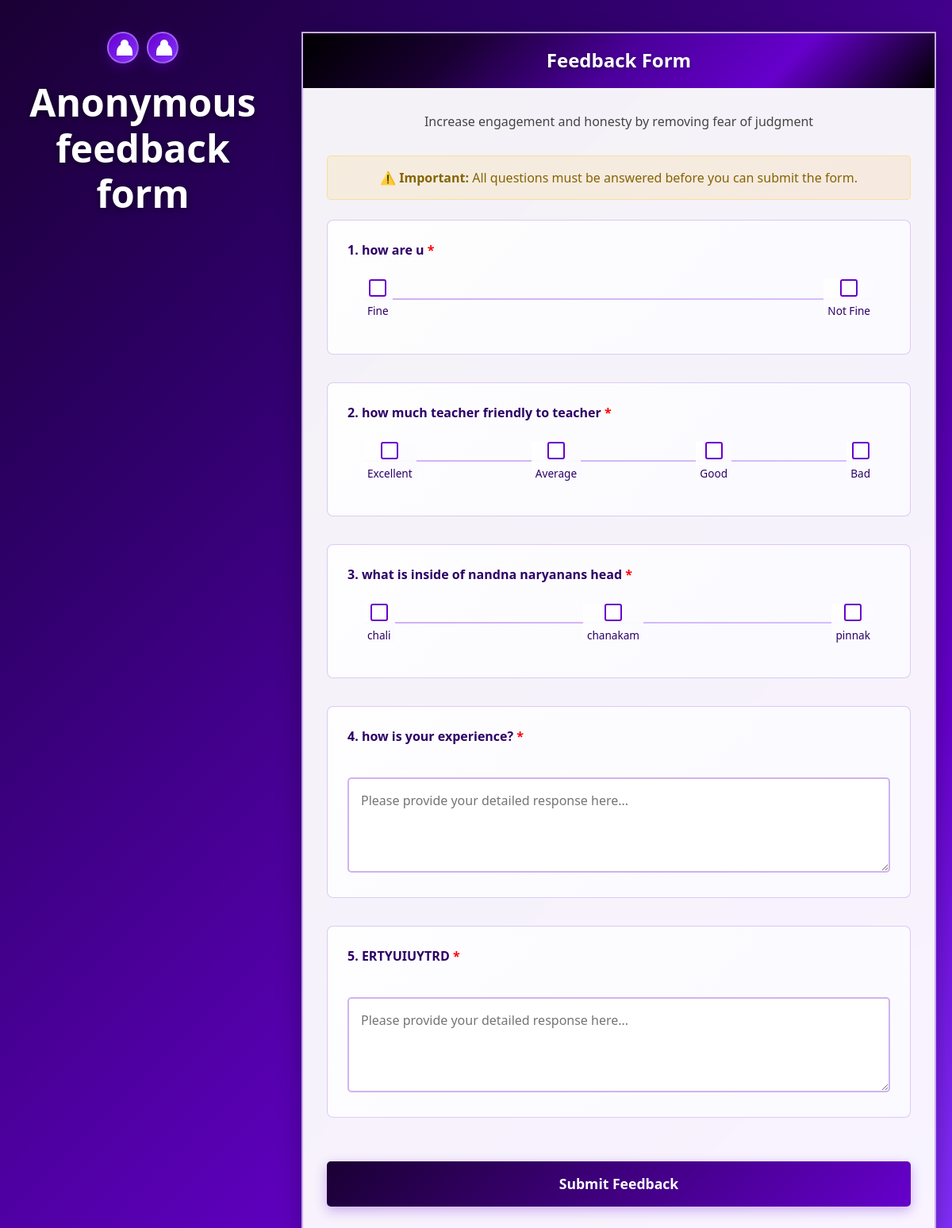
The page /student-feedback/ on the database its author committed.
### feedback_app/models.py (models this page shows, shortened)
class FeedbackQuestion(models.Model):
    q_id = models.AutoField(primary_key=True)
    q_desc = models.TextField()
    q_type = models.CharField(max_length=20)  # e.g., 'MCQ' or 'DESC'
    active = models.BooleanField(default=True)

class FeedbackQOption(models.Model):
    q = models.ForeignKey(FeedbackQuestion, on_delete=models.CASCADE)
    ans_id = models.CharField(max_length=10)  # Custom ID (not necessary for options)
    answer = models.CharField(max_length=200)  # The text of the option (e.g., "Excellent")

### feedback_app/views.py (the view)
# urls.py: path('student-feedback/', views.student_feedback_form, name='student_feedback_form'),
def student_feedback_form(request):
    questions = FeedbackQuestion.objects.filter(active=True).order_by('q_id')
    if 'student_feedback_session' not in request.session:
        request.session['student_feedback_session'] = str(uuid.uuid4())
    mcq_questions = []
    desc_questions = []
    for question in questions:
        if question.q_type == 'MCQ':
            options = FeedbackQOption.objects.filter(q=question).order_by('ans_id')
            mcq_questions.append({
                'question': question,
                'options': options
            })
        elif question.q_type == 'DESC':
            desc_questions.append(question)
    context = {
        'mcq_questions': mcq_questions,
        'desc_questions': desc_questions,
        'session_id': request.session['student_feedback_session'],
        'total_questions': questions.count()
    }
    return render(request, 'feedback_form.html', context)

### feedback_app/context_processors.py (called while the page is built)
def is_admin(request):
    user = request.user
    return {'is_admin': user.is_superuser or user.groups.filter(name='admin').exists()}

def is_hod(request):
    return {'is_hod': request.user.groups.filter(name='hod').exists()}

def is_teacher(request):
    return {'is_teacher': request.user.groups.filter(name='teacher').exists()}

### templates/feedback_form.html (shortened to what this page needs)
<!DOCTYPE html>
<html lang="en">
<head>
    <link href="https://cdn.jsdelivr.net/npm/bootstrap@5.1.3/dist/css/bootstrap.min.css" rel="stylesheet">
</head>
<body>
    <div class="feedback-container">
        <div class="left-section">
            <div class="icon-group">
                <div class="user-icon"></div>
                <div class="user-icon"></div>
            </div>
            <h1 class="left-title">Anonymous feedback form</h1>
        </div>
        <div class="right-section">
            <div class="form-header">
                <h2>Feedback Form</h2>
            </div>
            <div class="form-body">
                <p class="intro-text text-center">
                    Increase engagement and honesty by removing fear of judgment
                </p>
                <div class="required-note">
                    <strong>⚠️ Important:</strong> All questions must be answered before you can submit the form.
                </div>
                <form id="feedbackForm">
                    {% for mcq in mcq_questions %}
                    <div class="question-section" data-question-id="{{ mcq.question.q_id }}" data-question-type="MCQ">
                        <div class="question-title">
                            {{ forloop.counter }}. {{ mcq.question.q_desc }}
                            <span style="color: red;">*</span>
                        </div>
                        <div class="rating-container">
                            {% for option in mcq.options %}
                            <div class="rating-option">
                                <div class="rating-checkbox"
                                     data-question="question_{{ mcq.question.q_id }}"
                                     data-value="{{ option.id }}"></div>
                                <div class="rating-label">{{ option.answer }}</div>
                            </div>
                            {% endfor %}
                        </div>
                    </div>
                    {% endfor %}
                    {% for desc_question in desc_questions %}
                    <div class="text-question" data-question-id="{{ desc_question.q_id }}" data-question-type="DESC">
                        <div class="question-title">
                            {% with mcq_count=mcq_questions|length %}
                            {{ mcq_count|add:forloop.counter }}. {{ desc_question.q_desc }}
                            {% endwith %}
                            <span style="color: red;">*</span>
                        </div>
                        <textarea class="text-area"
                                  name="question_{{ desc_question.q_id }}"
                                  data-question="question_{{ desc_question.q_id }}"
                                  placeholder="Please provide your detailed response here..."></textarea>
                    </div>
                    {% endfor %}
                    <button type="submit" class="submit-btn" id="submitBtn">
                        Submit Feedback
                    </button>
                </form>
            </div>
        </div>
    </div>
</body>
</html>

### templates/feedback_form.html (style rules this page uses)
body { background: linear-gradient(135deg, #1a0033 0%, #2d0066 25%, #4a0099 50%, #6600cc 75%, #8533ff 100%); min-height: 100vh; font-family: 'Segoe UI', Tahoma, Geneva, Verdana, sans-serif; padding: 40px 20px; }
.feedback-container { max-width: 1200px; margin: 0 auto; display: flex; gap: 40px; align-items: flex-start; }
.left-section { flex: 0 0 320px; display: flex; flex-direction: column; align-items: center; text-align: center; }
.icon-group { display: flex; gap: 10px; margin-bottom: 20px; }
.user-icon { width: 40px; height: 40px; background: linear-gradient(135deg, #6600cc, #8533ff); border: 2px solid rgba(255, 255, 255, 0.3); border-radius: 50%; position: relative; box-shadow: 0 4px 15px rgba(102, 0, 204, 0.4); }
.user-icon::before { content: ''; position: absolute; top: 8px; left: 15px; width: 10px; height: 10px; background-color: white; border-radius: 50%; }
.user-icon::after { content: ''; position: absolute; bottom: 8px; left: 10px; width: 20px; height: 15px; background-color: white; border-radius: 10px 10px 0 0; }
.left-title { font-size: 3rem; font-weight: bold; color: white; line-height: 1.2; margin-bottom: 20px; text-shadow: 0 2px 10px rgba(0, 0, 0, 0.5); }
.right-section { flex: 1; background: rgba(255, 255, 255, 0.95); border: 2px solid rgba(102, 0, 204, 0.3); border-radius: 0; padding: 0; overflow: hidden; box-shadow: 0 10px 30px rgba(0, 0, 0, 0.3); backdrop-filter: blur(10px); }
.form-header { background: linear-gradient(135deg, #000000 0%, #1a0033 25%, #4a0099 50%, #6600cc 75%, #000000 100%); color: white; padding: 20px; text-align: center; }
.form-header h2 { margin: 0; font-size: 1.5rem; font-weight: 600; text-shadow: 0 2px 5px rgba(0, 0, 0, 0.3); }
.form-body { padding: 30px; }
.intro-text { color: #444; margin-bottom: 30px; line-height: 1.6; }
.question-section { margin-bottom: 35px; padding: 25px; border: 1px solid rgba(102, 0, 204, 0.2); border-radius: 8px; background: linear-gradient(135deg, rgba(255, 255, 255, 0.9), rgba(250, 250, 255, 0.9)); }
.question-title { font-weight: 600; color: #2d0066; margin-bottom: 25px; font-size: 1rem; text-align: left; }
.rating-container { position: relative; display: flex; justify-content: space-between; align-items: center; margin: 20px 0; padding: 0 20px; }
.rating-container::before { content: ''; position: absolute; top: 50%; left: 20px; right: 20px; height: 2px; background: linear-gradient(90deg, rgba(102, 0, 204, 0.3), rgba(133, 51, 255, 0.3)); z-index: 1; transform: translateY(-50%); }
.rating-option { display: flex; flex-direction: column; align-items: center; gap: 10px; position: relative; z-index: 2; background: linear-gradient(135deg, rgba(255, 255, 255, 0.95), rgba(250, 250, 255, 0.95)); padding: 0 5px; }
.rating-checkbox { width: 22px; height: 22px; border: 2px solid #6600cc; border-radius: 3px; cursor: pointer; position: relative; background: white; transition: all 0.2s ease; }
.rating-label { font-size: 0.85rem; color: #2d0066; text-align: center; font-weight: 500; max-width: 80px; line-height: 1.2; }
.text-question { margin-bottom: 35px; padding: 25px; border: 1px solid rgba(102, 0, 204, 0.2); border-radius: 8px; background: linear-gradient(135deg, rgba(255, 255, 255, 0.9), rgba(250, 250, 255, 0.9)); }
.text-area { width: 100%; min-height: 120px; border: 2px solid rgba(102, 0, 204, 0.3); border-radius: 5px; padding: 15px; font-size: 1rem; resize: vertical; font-family: inherit; margin-top: 15px; background: rgba(255, 255, 255, 0.9); }
.submit-btn { background: linear-gradient(135deg, #1a0033 0%, #6600cc 100%); color: white; border: none; padding: 15px 40px; border-radius: 5px; font-size: 1.1rem; font-weight: 600; cursor: pointer; width: 100%; margin-top: 20px; transition: all 0.3s ease; box-shadow: 0 5px 15px rgba(102, 0, 204, 0.3); }
.required-note { background: linear-gradient(135deg, rgba(255, 193, 7, 0.1), rgba(255, 165, 0, 0.1)); border: 1px solid rgba(255, 193, 7, 0.3); border-radius: 5px; padding: 15px; margin-bottom: 25px; text-align: center; color: #856404; }

### rows shown on the page
FeedbackQuestion: question.q_desc "how are u"
FeedbackQOption: {{ mcq.question.q_id }} 1 (drawn), answer "Fine"
FeedbackQOption: {{ option.id }} 2 (drawn), answer "Not Fine"
FeedbackQuestion: question.q_desc "how much teacher friendly to teacher"
FeedbackQOption: {{ option.id }} 3 (drawn), answer "Excellent"
FeedbackQOption: {{ option.id }} 4 (drawn), answer "Average"
FeedbackQOption: {{ option.id }} 5 (drawn), answer "Good"
FeedbackQOption: {{ option.id }} 6 (drawn), answer "Bad"
FeedbackQuestion: question.q_desc "what is inside of nandna naryanans head"
FeedbackQOption: {{ option.id }} 7 (drawn), answer "chali"
FeedbackQOption: {{ option.id }} 8 (drawn), answer "chanakam"
FeedbackQOption: {{ option.id }} 9 (drawn), answer "pinnak"
FeedbackQuestion: counter "4", q_desc "how is your experience?", q_id "Please provide your detailed response here..."
FeedbackQuestion: counter "5", q_desc "ERTYUIUYTRD", q_id "Please provide your detailed response here..."
